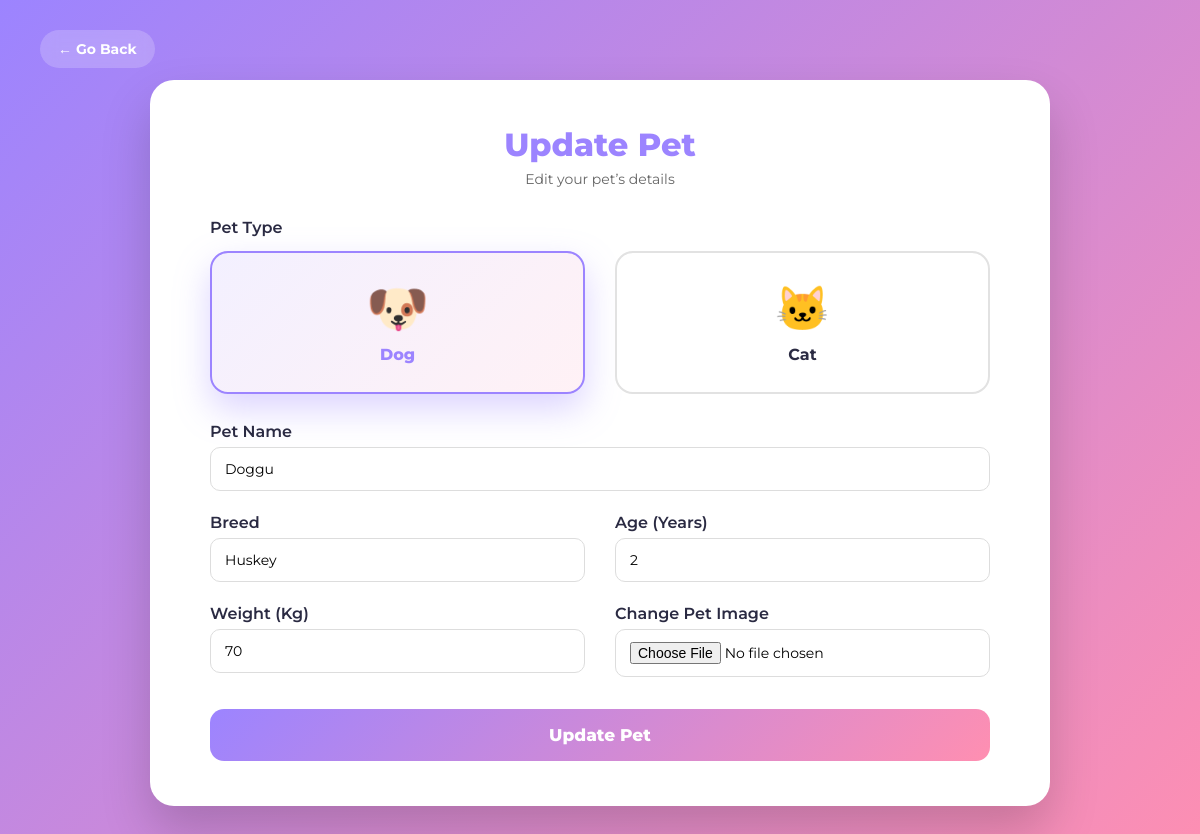
Page /update_pet/3/ (signed in) on the earlier database version.
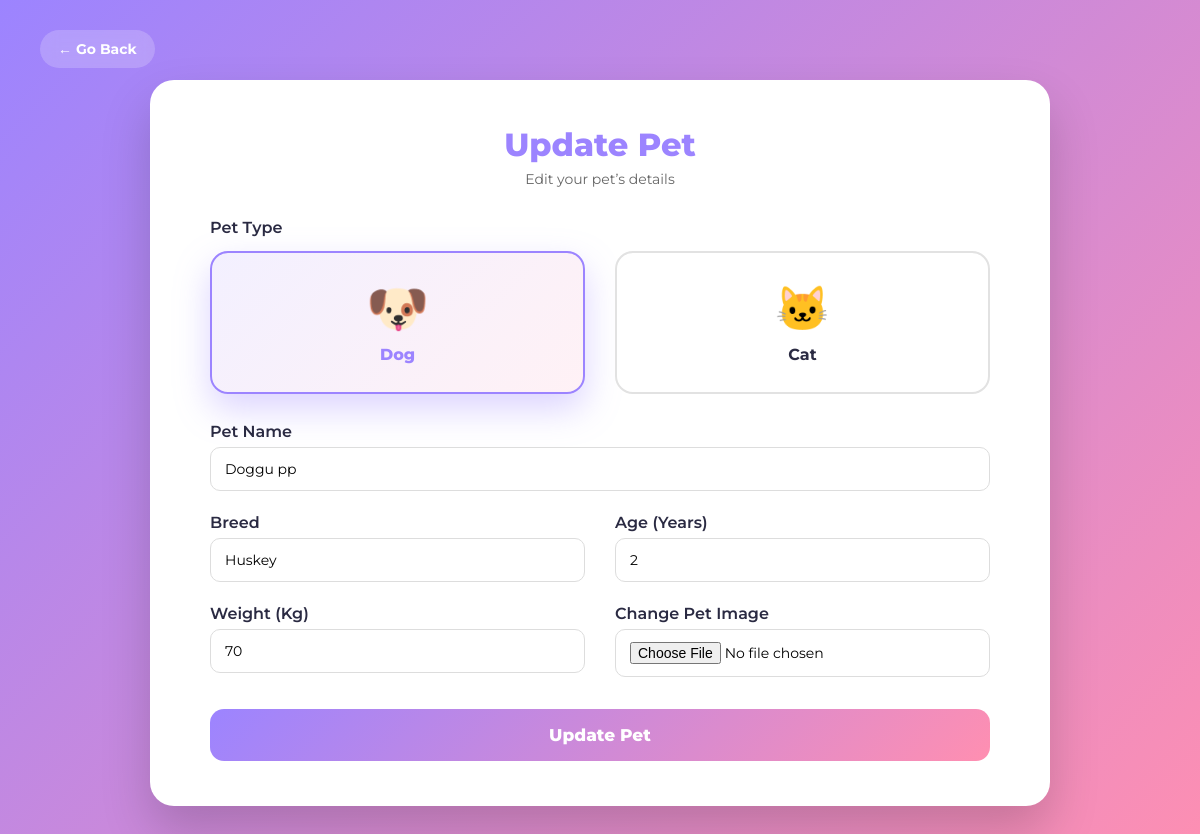
Same page on the later database version.
### PetCare/models.py (models this page shows, shortened)
class MyPet(models.Model):
    customer = models.ForeignKey(Customer,on_delete=models.CASCADE)
    pet_type = models.CharField(max_length=30,null=False,blank=False)
    pet_name = models.CharField(max_length=30,null=False,blank=False)
    breed = models.CharField(max_length=50,null=False,blank=False)
    age = models.PositiveIntegerField(null=False,blank=False)
    weight = models.PositiveIntegerField(null=False,blank=False)
    pet_photo = models.ImageField(upload_to='customers/pets/',null=True,blank=True)

### PetCare/views.py (the view, shortened to what this page needs)
# urls.py: path('update_pet/<int:pet_id>/',views.update_pet,name='update_pet'),
@login_required
def update_pet(request, pet_id):
    profile = request.user.profile
    customer = get_object_or_404(Customer, customer=profile)
    pet = get_object_or_404(MyPet, id=pet_id, customer=customer)
    return render(request, 'customer/update_pet.html', {'pet': pet})

### PetCare/templates/customer/update_pet.html (shortened to what this page needs)
{% load static %}
<!DOCTYPE html>
<html lang="en">
<head>
    <link rel="stylesheet" href="{% static 'css/customer/add_pets.css' %}">
</head>
<body>
<a href="javascript:history.back()" class="go-back-btn">← Go Back</a>
<div class="form-wrapper">
    <h1>Update Pet</h1>
    <p class="subtitle">Edit your pet’s details</p>
    <form method="post" enctype="multipart/form-data">
        <div class="form-group full">
            <label>Pet Type</label>
            <div class="pet-type-container">
                <label class="pet-type-card">
                    <span class="emoji">🐶</span>
                    <span class="text">Dog</span>
                </label>
                <label class="pet-type-card">
                    <span class="emoji">🐱</span>
                    <span class="text">Cat</span>
                </label>
            </div>
        </div>
        <div class="form-group full">
            <label>Pet Name</label>
            <input type="text" name="pet_name" value="{{ pet.pet_name }}" required>
        </div>
        <div class="form-group">
            <label>Breed</label>
            <input type="text" name="pet_breed" value="{{ pet.breed }}">
        </div>
        <div class="form-group">
            <label>Age (Years)</label>
            <input type="number" name="age" min="0" value="{{ pet.age }}">
        </div>
        <div class="form-group">
            <label>Weight (Kg)</label>
            <input type="number" step="0.1" name="weight" value="{{ pet.weight }}">
        </div>
        <div class="form-group">
            <label>Change Pet Image</label>
            <input type="file" name="photo">
        </div>
        <button type="submit" class="submit-btn">Update Pet</button>
    </form>
</div>
</body>
</html>

Differences in the rows shown:
changed MyPet "Huskey": pet_name "Doggu" → "Doggu pp"
